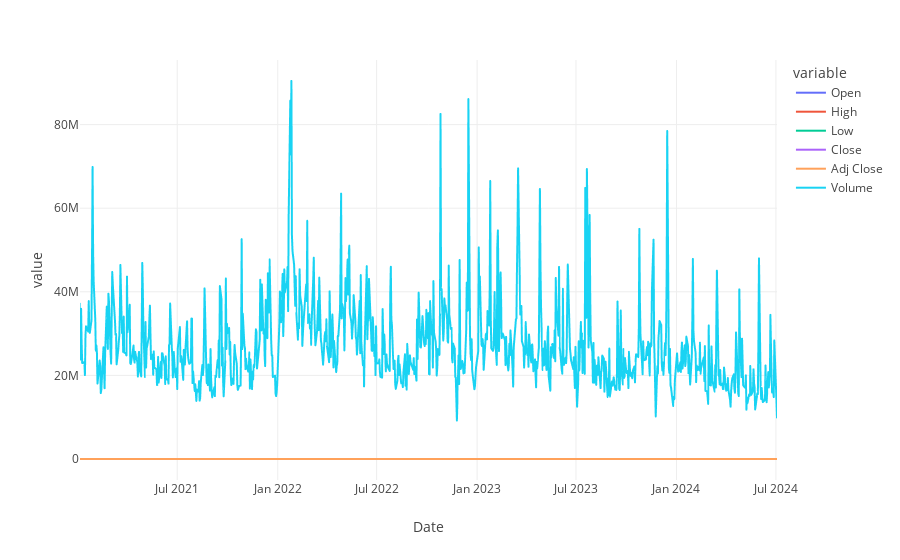

Source (notebook cell):
### Code cell
# Crear el gráfico de dispersión
fig = px.line(data, x=data.index, y=data.columns, color_discrete_sequence=px.colors.qualitative.Plotly)

# Personalizar el gráfico para un estilo cyberpunk
#fig.update_traces(marker=dict(size=15, line=dict(width=2, color='rgba(255, 255, 255, 0.8)')))

# Mostrar el gráfico
fig.show()

### Figure 1 — Plotly figure (JSON) as saved in the notebook; plotly's stock layout.template omitted (floating-point values rounded to 4 significant figures; data arrays with more than 128 entries replaced by an {"elided": "..."} marker saying what was removed)
{"data": [{"hovertemplate": "variable=Open<br>Date=%{x}<br>value=%{y}<extra></extra>", "legendgroup": "Open", "line": {"color": "#636EFA", "dash": "solid"}, "marker": {"symbol": "circle"}, "mode": "lines", "name": "Open", "showlegend": true, "type": "scattergl", "x": {"elided": "880 str values"}, "xaxis": "x", "y": {"elided": "880 float values"}, "yaxis": "y"}, {"hovertemplate": "variable=High<br>Date=%{x}<br>value=%{y}<extra></extra>", "legendgroup": "High", "line": {"color": "#EF553B", "dash": "solid"}, "marker": {"symbol": "circle"}, "mode": "lines", "name": "High", "showlegend": true, "type": "scattergl", "x": {"elided": "880 str values"}, "xaxis": "x", "y": {"elided": "880 float values"}, "yaxis": "y"}, {"hovertemplate": "variable=Low<br>Date=%{x}<br>value=%{y}<extra></extra>", "legendgroup": "Low", "line": {"color": "#00CC96", "dash": "solid"}, "marker": {"symbol": "circle"}, "mode": "lines", "name": "Low", "showlegend": true, "type": "scattergl", "x": {"elided": "880 str values"}, "xaxis": "x", "y": {"elided": "880 float values"}, "yaxis": "y"}, {"hovertemplate": "variable=Close<br>Date=%{x}<br>value=%{y}<extra></extra>", "legendgroup": "Close", "line": {"color": "#AB63FA", "dash": "solid"}, "marker": {"symbol": "circle"}, "mode": "lines", "name": "Close", "showlegend": true, "type": "scattergl", "x": {"elided": "880 str values"}, "xaxis": "x", "y": {"elided": "880 float values"}, "yaxis": "y"}, {"hovertemplate": "variable=Adj Close<br>Date=%{x}<br>value=%{y}<extra></extra>", "legendgroup": "Adj Close", "line": {"color": "#FFA15A", "dash": "solid"}, "marker": {"symbol": "circle"}, "mode": "lines", "name": "Adj Close", "showlegend": true, "type": "scattergl", "x": {"elided": "880 str values"}, "xaxis": "x", "y": {"elided": "880 float values"}, "yaxis": "y"}, {"hovertemplate": "variable=Volume<br>Date=%{x}<br>value=%{y}<extra></extra>", "legendgroup": "Volume", "line": {"color": "#19D3F3", "dash": "solid"}, "marker": {"symbol": "circle"}, "mode": "lines", "name": "Volume", "showlegend": true, "type": "scattergl", "x": {"elided": "880 str values"}, "xaxis": "x", "y": {"elided": "880 int values"}, "yaxis": "y"}], "layout": {"legend": {"title": {"text": "variable"}, "tracegroupgap": 0}, "margin": {"t": 60}, "xaxis": {"anchor": "y", "domain": [0, 1], "title": {"text": "Date"}}, "yaxis": {"anchor": "x", "domain": [0, 1], "title": {"text": "value"}}}}
